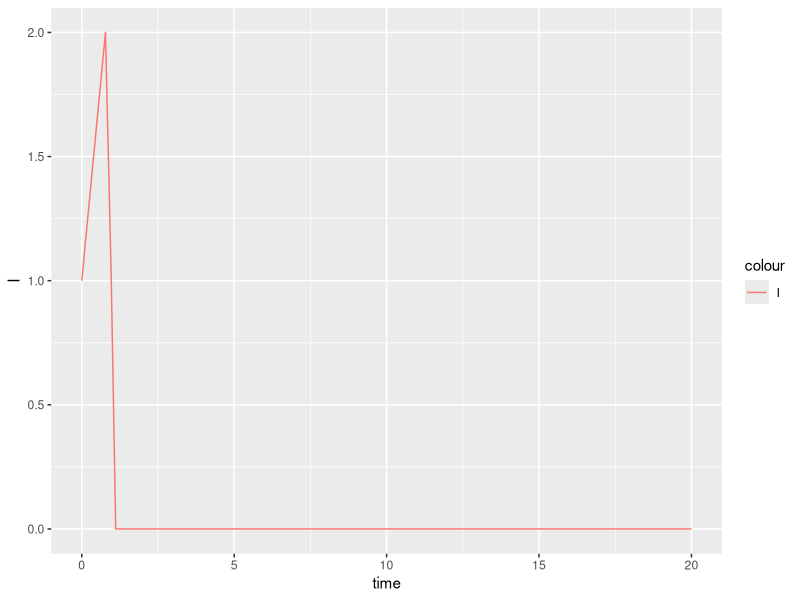
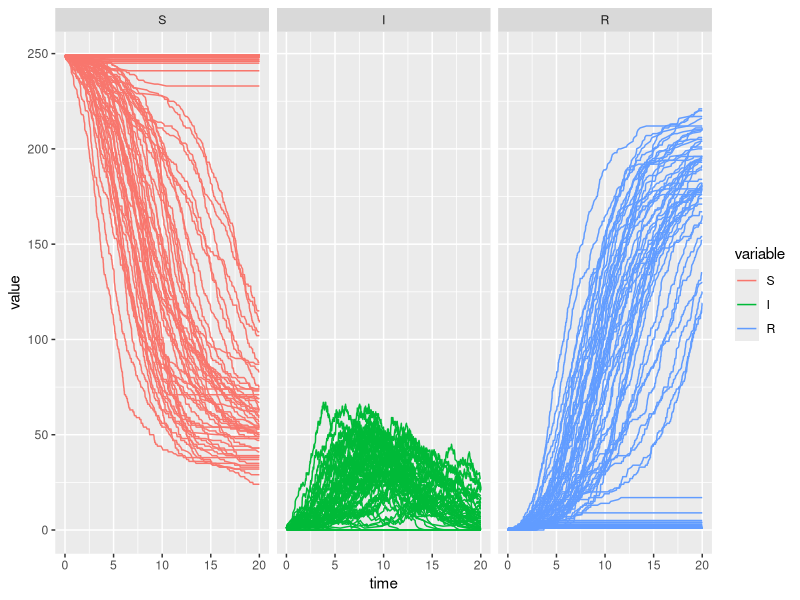

The R script that drew these images, in order: (Note: this script raises an error after producing the figures.)
library(ggplot2) ## for plotting
library(data.table) ## for manipulation of results

## Function SIR_gillespie.
## This takes three arguments:
## - init_state: the initial state
##   (a named vector containing the number in S, I and R)
## - parms: the parameters
##   (a named vector containing the rates beta and gamma)
## - tf: the end time
SIR_gillespie <- function(init_state, parms, tf) {

  time <- 0 ## initialise time to 0

  ## assign parameters to easy-access variables
  beta <- parms["beta"]
  gamma <- parms["gamma"]

  ## assign states to easy-access variables
  S <- init_state["S"]
  I <- init_state["I"]
  R <- init_state["R"]
  N <- S + I + R

  ## create results data frame
  results_df <- data.frame(time=0, t(init_state))

  ## loop until end time is reached
  while (time < tf) {
    ## update current rates
    rates <- c()
    rates["infection"] <- beta * S * I / N
    rates["recovery"] <- gamma * I

    if (sum(rates) > 0) { ## check if any event can happen
      ## time of next event
      time <- time + rexp(n=1, rate=sum(rates))
      ## check if next event is supposed to happen before end time
      if (time <= tf) {
        ## generate cumulative sum of rates, to determine the type of the next
        ## event
        cumulative_rates <- cumsum(rates)
        ## determine type of next event
        type <- runif(n=1, min=0, max=sum(rates))
        if (type < cumulative_rates["infection"]) {
          ## infection
          S <- S - 1
          I <- I + 1
        } else if (type < cumulative_rates["recovery"]){
          ## recovery
          I <- I - 1
          R <- R + 1
        }
      } else { ## next event happens after end time
        time <- tf
      }
    } else { ## no event can happen - go straight to end time
      time <- tf
    }
    ## add new row to results data frame
    results_df <- rbind(results_df, c(time=time, S=S, I=I, R=R))
  }
  ## return results data frame
  return(results_df)
}

init.values <- c(S=249, I=1, R=0) ## initial state
parms <- c(beta=1, gamma=0.5) ## parameter vector
tmax <- 20 ## end time

## run Gillespie simulation
r <- SIR_gillespie(init_state=init.values, parms=parms, tf=tmax)

## Plot the result
ggplot(r) +
	geom_line(aes(time, I, colour = "I"))

## Re-run this from the line `r <- SIR_gillespie(...)` a few times to 
## convince yourself the output is different every time.

## Run multiple simulation runs and plot a few of them
nsim <- 100 ## number of trial simulations

## We store the simulations in a data frame, traj, which
## contains the results from multiple simulation runs and an additional column
## that represents the simulation index
trajlist <- list()

for (i in 1:nsim) {
	trajlist[[i]] <- SIR_gillespie(init.values, parms, tmax)
}

## convert to long data.table
traj <- rbindlist(trajlist, idcol = "run")
traj <- melt(traj, id.vars = c("run", "time"))

## Next, plot the multiple simulation runs
ggplot(traj, aes(x = time, y = value, group = run, color = variable)) +
    geom_line() +
    facet_wrap(~variable)

## Plot the distribution of overall outbreak sizes.

## create data frame of outbreak sizes
outbreak_sizes <- traj %>%
  filter(compartment=="R") %>%
  group_by(i) %>%
  filter(time==max(time)) %>%
  select(i, size=value)

## plot it as a histogram
ggplot(outbreak_sizes, aes(x=size)) +
  geom_histogram()

## determine number of large outbreaks (defined as larger than 50)
outbreak_sizes %>%
  filter(size > 50) %>%
  nrow

## Extract the values of the trajectory at integer time points
timeTraj <- mlr %>%
  group_by(i, compartment) %>%
  summarise(traj=list(data.frame(
              time=seq(0, tmax, by=0.1),
              value=approx(x=time, y=value, xout=seq(0, tmax, by=0.1),
                           method="constant")$y))) %>%
  unnest(traj)

## Calculate summary trajectory with mean & sd of infectious people over time
sumTraj <- timeTraj %>%
  filter(compartment=="I") %>%
  group_by(time) %>%
  summarise(mean=mean(value),
            sd=sd(value))

## plot
ggplot(sumTraj, aes(x=time, y=mean, ymin=pmax(0, mean-sd), ymax=mean+sd)) +
  geom_line() +
  geom_ribbon(alpha=0.3)

## Only consider trajectories that have not gone extinct:
sumTrajAll <- sumTraj %>%
  mutate(trajectories="all")

sumTrajGr0 <- timeTraj %>%
  filter(compartment=="I", value > 0) %>%
  group_by(time) %>%
  summarise(mean=mean(value),
            sd=sd(value)) %>%
  mutate(trajectories="greater_than_zero")

iTraj <- bind_rows(sumTrajAll, sumTrajGr0)

## plot
ggplot(iTraj, aes(x=time, y=mean, ymin=pmax(0, mean-sd), ymax=mean+sd,
                  colour=trajectories, fill=trajectories)) +
  geom_line() +
  geom_ribbon(alpha=0.3) +
  scale_color_brewer(palette="Set1")

## We now compare the two averages to the deterministic trajectory

## Model function (from ODE practical)
library(deSolve)
SIR_model <- function(times, state, parms){
  ## Define variables
  S <- state["S"]
  I <- state["I"]
  R <- state["R"]
  N <- S + I + R
                                        # Extract parameters
  beta <- parms["beta"]
  gamma <- parms["gamma"]
                                        # Define differential equations
  dS <- - (beta * S * I) / N
  dI <- (beta * S * I) / N - gamma * I
  dR <- gamma * I
  res <- list(c(dS, dI, dR ))
  return(res)
}

ode_output_raw <-
  ode(y = init.values, times = seq(0, tmax), func = SIR_model, parms = parms,
      method = "rk4")
## Convert to data frame for easy extraction of columns
ode_output <- as.data.frame(ode_output_raw)

## Combine into one big data frame
allTraj <- ode_output %>%
  gather(compartment, value, 2:ncol(.)) %>% ## convert to long format
  filter(compartment=="I") %>%
  rename(mean=value) %>% ## in deterministic, mean=value
  mutate(trajectories="deterministic", ## label trajectories
         sd=0) %>% ## in deterministic, sd=0
  bind_rows(iTraj)

## plot
ggplot(allTraj, aes(x=time, y=mean, colour=trajectories)) +
  geom_line() +
  scale_color_brewer(palette="Set1")
